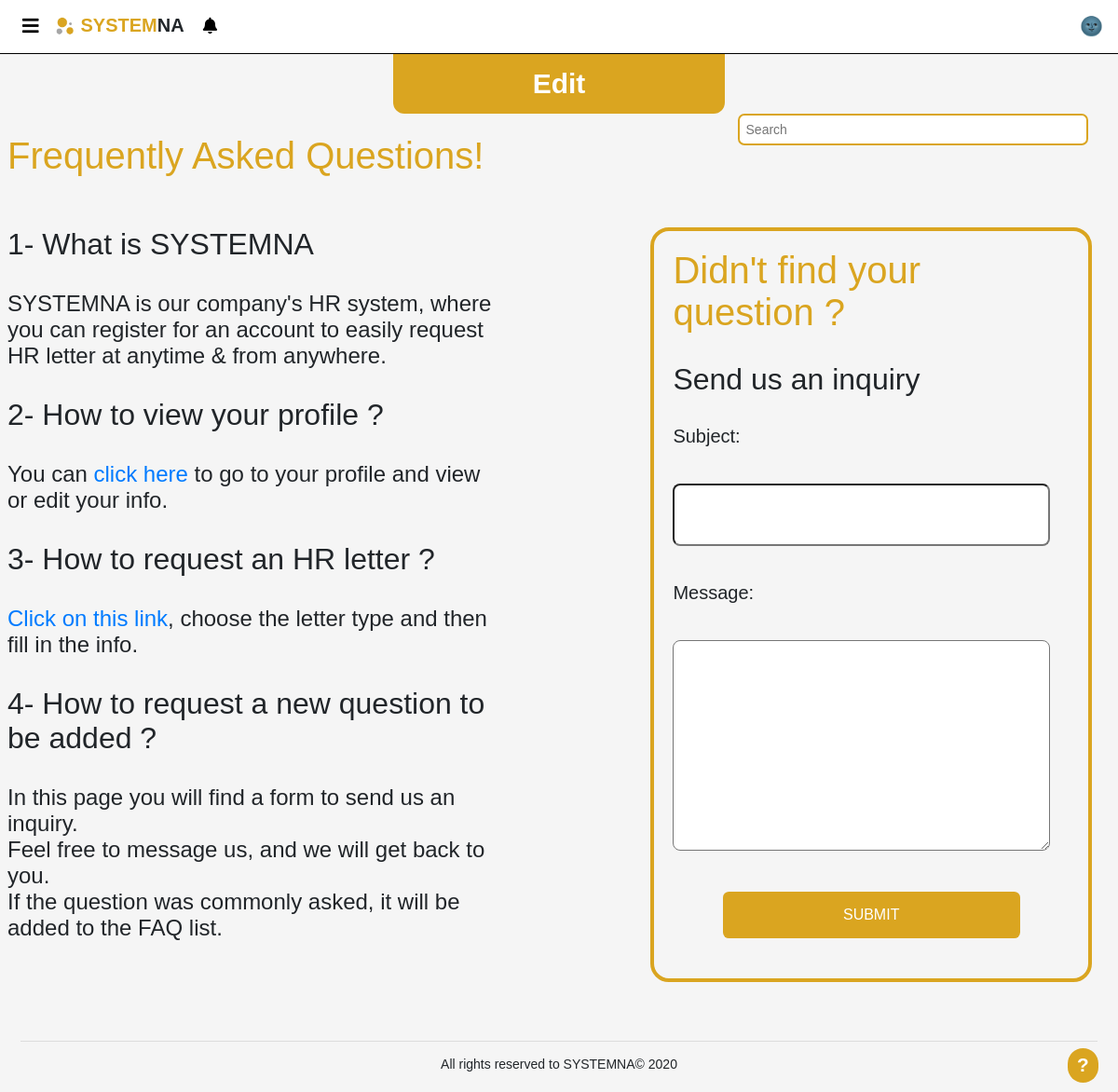
Screenshot of /pages/faq.php (signed in) with the database file from the repository.
### tables this page shows
CREATE TABLE `faq` (
  `ID` int(11) NOT NULL,
  `Question` text NOT NULL,
  `Answer` text NOT NULL,
  `Requested_by` varchar(250) DEFAULT NULL,
  `Added_by` varchar(250) NOT NULL
);

### DB/Database.php (called while the page is built, shortened)
<?php
class Database
{
    private $host = 'localhost';
    private $user = 'root';
    private $pass = '';
    private $dbName = 'hr_system';
    private $dbh;
    private $stmt;
    public function __construct()
    {
        $dsn = "mysql:host=".$this->host.";dbname=".$this->dbName;
        $options = array(
            PDO::ATTR_PERSISTENT => true,
            PDO::ATTR_ERRMODE => PDO::ERRMODE_EXCEPTION
        );
        try
        {
            $this->dbh = new PDO($dsn,$this->user,$this->pass,$options);
        }catch(PDOException $e)
        {
            echo "<br><div style='text-align: center;'>ERROR! Please try again later</div>";
            $_SESSION['error'] = 'error in DB';
            error_log("error in DB page");
            exit;
        }
    }
    public function query($sql)
    {
        $this->stmt = $this->dbh->prepare($sql);
    }
    public function execute()
    {
        return $this->stmt->execute();
    }
    public function getdata()
    {
        $this->execute();
        return $this->stmt->fetchAll(PDO::FETCH_OBJ);
    }
    public function numRows()
    {
        return $this->stmt->rowCount();
    }
}
?>

### pages/faq.php (the view, shortened to what this page needs)
<?php
include "../template/header.php";
?>
<?php if(isset($_SESSION['type']) && $_SESSION['type']=='admin'){echo('<div style="text-align: center; align-self: center;"><div class="pages_edit" id="faq_edit">Edit</div></div>');}   ?>
<div>
    <form style="float: right;">
        <input type="text" id="searched" class="stextinput" size="70" maxlength="120" placeholder="Search">
    </form>
</div>
<div>
    <?php echo "<br>
            <h1 style='color:#DAA520'>Frequently Asked Questions!</h1>
            <br><br>" ; ?>
    <div class="faqdiv" id="faqdiv">
        <?php
        $sql = "
            SELECT *
            FROM faq
            ";
            try {
              $DB->query($sql);
              $DB->execute();
              for($i=0; $i<$DB->numRows(); $i++){
                  $x=$DB->getdata();
                  echo "<h2>" . ($i+1) . "- " . $x[$i]->Question . "</h2>" . "<br>";
                  echo "<h4>" . $x[$i]->Answer . "</h4>" . "<br>";
              }
              echo "<br><br>";
            } catch (\Exception $e) {
              $_SESSION['error'] = 'error in sql';
              error_log("Error while trying to access faq page");
              echo "<br><div class='alert alert-danger' style='text-align: center;'>ERROR! Please try again later</div>";
            }
        ?>
    </div>
    <div class="askus">
        <h1 style="color:#DAA520">Didn't find your question ?</h1>
        <br>
        <h2>Send us an inquiry</h2>
        <br>
        <form method='post'>
            Subject:<br><br><input type="text" name="subject" value="" id="faqinputtext">
            <br><br>
            Message:<br><br><textarea name="message" rows="8" cols="50" id="faqtextarea"></textarea>
            <br><br>
            <input type="button" id="faqsubmit" value="Submit">
            <br>
        </form>
    </div>
</div>
<?php include "../template/footer.php";  ?>

### css/style.css (style rules this page uses)
* { margin: 0px; font-family: sans-serif; }
.faqdiv { float: left; display: inline; width: 45%; }
.askus { float: right; display: inline; width: 40%; vertical-align: middle; border: 0.2em solid #daa520; border-radius: 1em; padding: 1em; margin: 0em 1em 1em 1em; }
#searched { width: 60%; }
.askus #faqinputtext { width: 95%; padding: 1em; margin: 0.8em 0; border: 0.1em sloid #ccc; border-radius: 0.4em; box-sizing: border-box; }
.askus #faqtextarea { width: 95%; padding: 1em; margin: 0.8em 0; border: 0.1em sloid #ccc; border-radius: 0.4em; box-sizing: border-box; }
.askus #faqsubmit , .EditFAQ { width: 75%; background-color: #daa520; color: white; padding: 1em; border: none; border-radius: 0.4em; margin: auto; display: block; text-transform: uppercase; font-size: 0.8em; }
.stextinput { float: right; margin-right: 1.7em; padding: 0.5em; font-size: 0.7em; border: 0.2em solid #daa520; border-radius: 0.5em; }
.pages_edit { display: inline-block; top: 0; z-index: 1; background-color: #daa520; text-align: center; align-content: center; cursor: pointer; color: white; font-size: 1.5em; font-weight: bold; width: 30%; height: 5%; padding: 0.5em; border: none; border-top-right-radius: 0em; border-top-right-radius: 0em; border-bottom-right-radius: 0.4em; border-bottom-left-radius: 0.4em; }

### css/popup.css (style rules this page uses)
.popup-notification .popup-close:hover , { color:gold; }

### template/help.php (style rules this page uses)
* { line-height: normal !important; }

### rows the page displays
faq: Question "What is SYSTEMNA", Answer "SYSTEMNA is our company's HR system, where you can register for an account to easily request HR letter at anytime & from anywhere."
faq: Question "How to view your profile ?", Answer "You can click here to go to your profile and view or edit your info."
faq: Question "How to request an HR letter ?", Answer "Click on this link , choose the letter type and then fill in the info."
faq: Question "How to request a new question to be added ?", Answer "In this page you will find a form to send us an inquiry. Feel free to message us, and we will get back to you. If the question was commonly asked, it will be added to the FAQ list."
